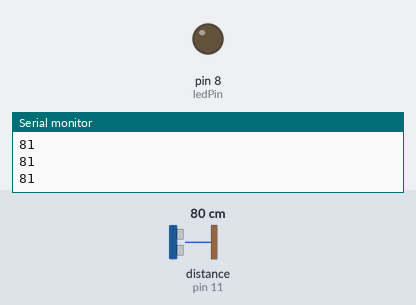
Bench run of a sketch on a simulated Arduino Uno, built with avr-gcc and run on an emulated ATmega328P. On the bench: output pins drawn as LEDs (lit = HIGH), the last lines printed to the serial monitor. Inputs (shaded band) come from the test bench; at power-on: distance to the obstacle (sensor on pin 11) 80 cm. The echo pulse lasts 58.3 µs per cm.

Above: at 1.2 s.
1.3 s: distance to the obstacle (sensor on pin 11) set to 11 cm
2.8 s: distance to the obstacle (sensor on pin 11) set to 8 cm
At 4.0 s:
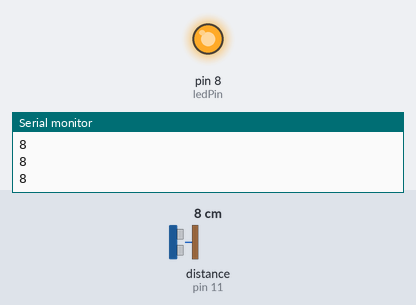
4.3 s: distance to the obstacle (sensor on pin 11) set to 18 cm
At 4.7 s:
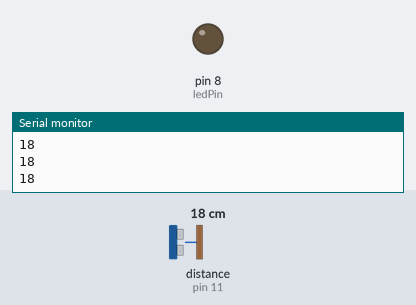
5.8 s: distance to the obstacle (sensor on pin 11) set to 2 cm
At 7.1 s:
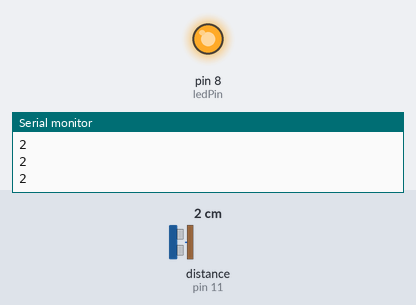
Timing chart, 0 to 8.3 s (numbered marks = the images above; inputs shaded):
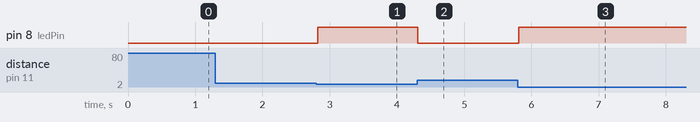

The sketch:

NewPing__.ino
```cpp
//Lucy Armengol
//New Ping
//This code makes an led light up when it detects something less than 10 centimeters away. I used the NewPing library.

#include <NewPing.h> //Downloads the NewPing library, which makes it a lot more efficent

#define TRIGGER_PIN 12
#define ECHO_PIN 11
#define MAX_DISTANCE 200

int ledPin = 8;
int cm; //makes cm an interger

NewPing myHCSR04(TRIGGER_PIN, ECHO_PIN, MAX_DISTANCE); //replaces the sensor function used in Hello Functions

void setup() {
 Serial.begin(9600);
 pinMode(TRIGGER_PIN, OUTPUT);
 pinMode(ECHO_PIN, INPUT);
 pinMode(ledPin, OUTPUT);
}

void loop() {
  cm = myHCSR04.ping_cm();

  if (cm !=0){ //will run if distance doesn't equal zero
    if (cm < 10){ //will run if distance is less than ten
      ledOn(); //uses function that turns led on
    }
  else{
    ledOff(); //uses function that turns led off if the if statement is not true
  }
  }
     Serial.println(cm);
     delay(50); //prints distance at a readable speed
}

void ledOn(){
  digitalWrite(ledPin, HIGH); //turns led on
}

void ledOff(){
  digitalWrite(ledPin, LOW); //turns led off
}
```

Measured:
- the behaviour switches between 10 and 9 cm on distance to the obstacle (sensor on pin 11) (found by bisection; images 0 and 1)
- after the input at 2.8 s, pin 8 (ledPin): LOW → HIGH at once
- after the input at 4.3 s, pin 8 (ledPin): HIGH → LOW at once
- after the input at 5.8 s, pin 8 (ledPin): LOW → HIGH at once
